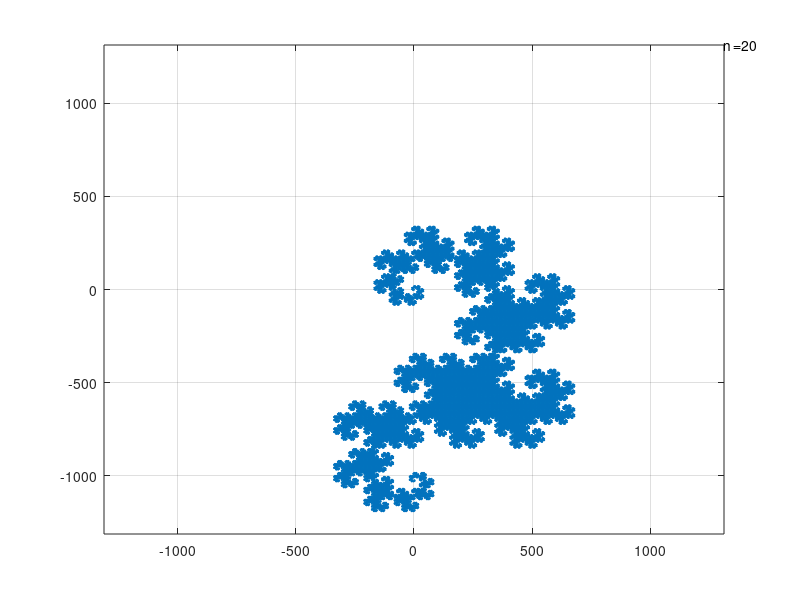

The MATLAB source for this figure:
%% The Dragon Fractal
% A MATLAB replica of the building of such fractal

%% Author: Diego Ciccia


%% Building the Fractal
% Starting from two lines at a right angle, we flip the whole figure by 90
% degrees on its vertex and add it to itself. We repeat the same procedure
% for every new shape we encounter. The ending result will be the formation
% of a fractal. In order to do so, the script firstly builds a matrix
% containing the modifications to the coordinates which are to be made,
% starting from the origin, in order to obtain a set of points which, once
% connected, yield the fractal figure.

n=20;
l=2;
for i=1:n
    l=l+2^i;
end
V=zeros((l+1),2);
d=repmat([2,1],1,2^n);
rep = [zeros(1,l);d];
rep(1,1:2) = [1,1];
for k=1:n
    z=2^k;
    j=2^(k-1);
    for m=1:z
        if m <= j
            rep(1, z + m) = rep(1, m) * -1;
        else
            rep(1, z + m) = rep(1,m);
        end
    end
end
rep = rep';

for s=2:length(V)          
        if rep((s-1),2) == 1
            V(s,1) = V(s-1,1) + rep((s-1),1);
            V(s,2) = V(s-1,2);
        else
            V(s,1) = V(s-1,1);
            V(s,2) = V(s-1,2) + rep((s-1),1);
        end
end

for i=1:n
    top = max(max(abs(V(1:(1+2^i),:)))) * 1.1;
    plot(V(1:(1+2^i),1), V(1:(1+(2^i)),2))
    ylim([-top, top])
    xlim([-top, top])
    grid on
    text(top,top,['n =', num2str(i)])
    drawnow
    pause(1)
end











